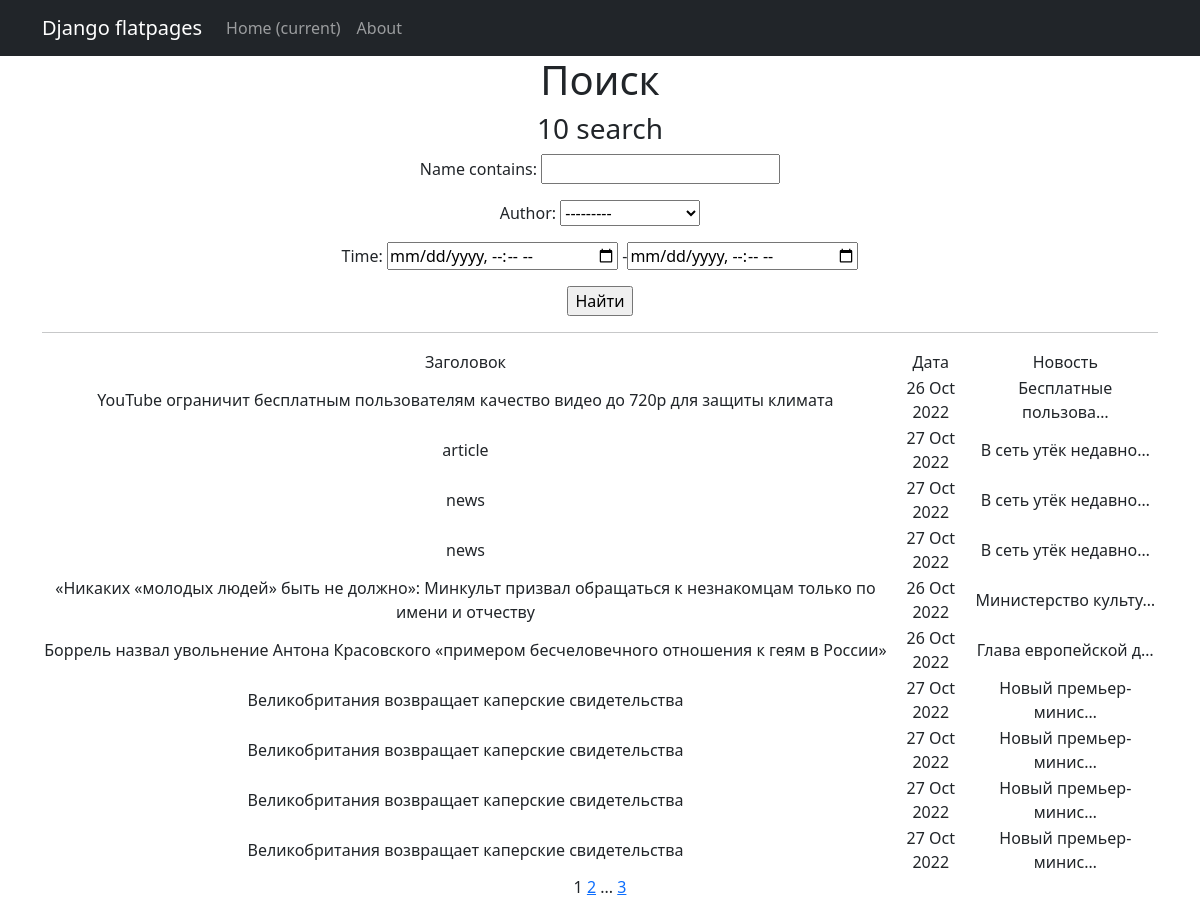
The app's page /news/search/ with its own data.
### news/models.py (models this page shows, shortened)
class Post(models.Model):
    author = models.ForeignKey(Author, on_delete=models.CASCADE)
    category = models.CharField(max_length=255, choices=CATEGORY)
    time = models.DateTimeField(auto_now_add=True)
    post_category = models.ManyToManyField(Category, through='PostCategory')
    name = models.CharField(max_length=255)
    text = models.TextField()
    rating = models.IntegerField(default=0)

### news/views.py (the view)
# urls.py: path('search/', NewsSearch.as_view()),
class NewsSearch(ListView):
    model = Post
    ordering = 'name'
    template_name = 'search.html'
    context_object_name = 'search'
    paginate_by = 10  # вот так мы можем указать количество записей на странице
    def get_queryset(self):
        queryset = super().get_queryset()
        self.filterset = PostFilter(self.request.GET, queryset)
        return self.filterset.qs
    def get_context_data(self, **kwargs):
        context = super().get_context_data(**kwargs)
        context['filterset'] = self.filterset
        return context

### news/models.py (called while the page is built)
    def __str__(self):
        return self.name.title()

### news/templatetags/custom_filters.py (called while the page is built)
@register.filter()
def censor(value):
   for word in replacement_:
      value = value.replace(word, '*****')
   return str(value)

### templates/search.html (shortened to what this page needs)
{% extends 'flatpages/default.html' %}
{% load custom_filters %}
{% block content %}
   <h1>Поиск</h1>
   <h3>{{ search|length }} search</h3>
   <form action="" method="get">
       {{ filterset.form.as_p }}
       <input type="submit" value="Найти" />
   </form>
   <hr>
   {% if search %}
       <table>
           <tr>
               <td>Заголовок</td>
               <td>Дата</td>
               <td>Новость</td>
           </tr>
           {% for post in search %}
           <tr>
               <td>{{ post.name|censor }}</td>
               <td>{{ post.time|date:'d M Y'}}</td>
               <td>{{ post.text|truncatechars:20 }}</td>
           </tr>
           {% endfor %}
       </table>
   {% else %}
       <h2>Новостей нет!</h2>
   {% endif %}
   {{ page_obj.number }}
   {% if page_obj.has_next %}
       <a href="?page={{ page_obj.next_page_number }}">{{ page_obj.next_page_number }}</a>
       {% if paginator.num_pages != page_obj.next_page_number %}
           ...
           <a href="?page={{ page_obj.paginator.num_pages }}">{{ page_obj.paginator.num_pages }}</a>
       {% endif %}
   {% endif %}
{% endblock content %}

### records on screen
Post: name|censor "YouTube ограничит бесплатным пользователям качество видео до 720p для защиты климата", time "26 Oct 2022", text "Бесплатные пользова…"
Post: name|censor "article", time "27 Oct 2022", text "В сеть утёк недавно…"
Post: name|censor "news", time "27 Oct 2022", text "В сеть утёк недавно…"
Post: name|censor "news", time "27 Oct 2022", text "В сеть утёк недавно…"
Post: name|censor "«Никаких «молодых людей» быть не должно»: Минкульт призвал обращаться к незнакомцам только по имени и отчеству", time "26 Oct 2022", text "Министерство культу…"
Post: name|censor "Боррель назвал увольнение Антона Красовского «примером бесчеловечного отношения к геям в России»", time "26 Oct 2022", text "Глава европейской д…"
Post: name|censor "Великобритания возвращает каперские свидетельства", time "27 Oct 2022", text "Новый премьер-минис…"
Post: name|censor "Великобритания возвращает каперские свидетельства", time "27 Oct 2022", text "Новый премьер-минис…"
Post: name|censor "Великобритания возвращает каперские свидетельства", time "27 Oct 2022", text "Новый премьер-минис…"
Post: name|censor "Великобритания возвращает каперские свидетельства", time "27 Oct 2022", text "Новый премьер-минис…"

### other values on screen
{{ search|length }} "10"
{{ page_obj.number }} "1"
{{ page_obj.next_page_number }} "2"
{{ page_obj.paginator.num_pages }} "3"
